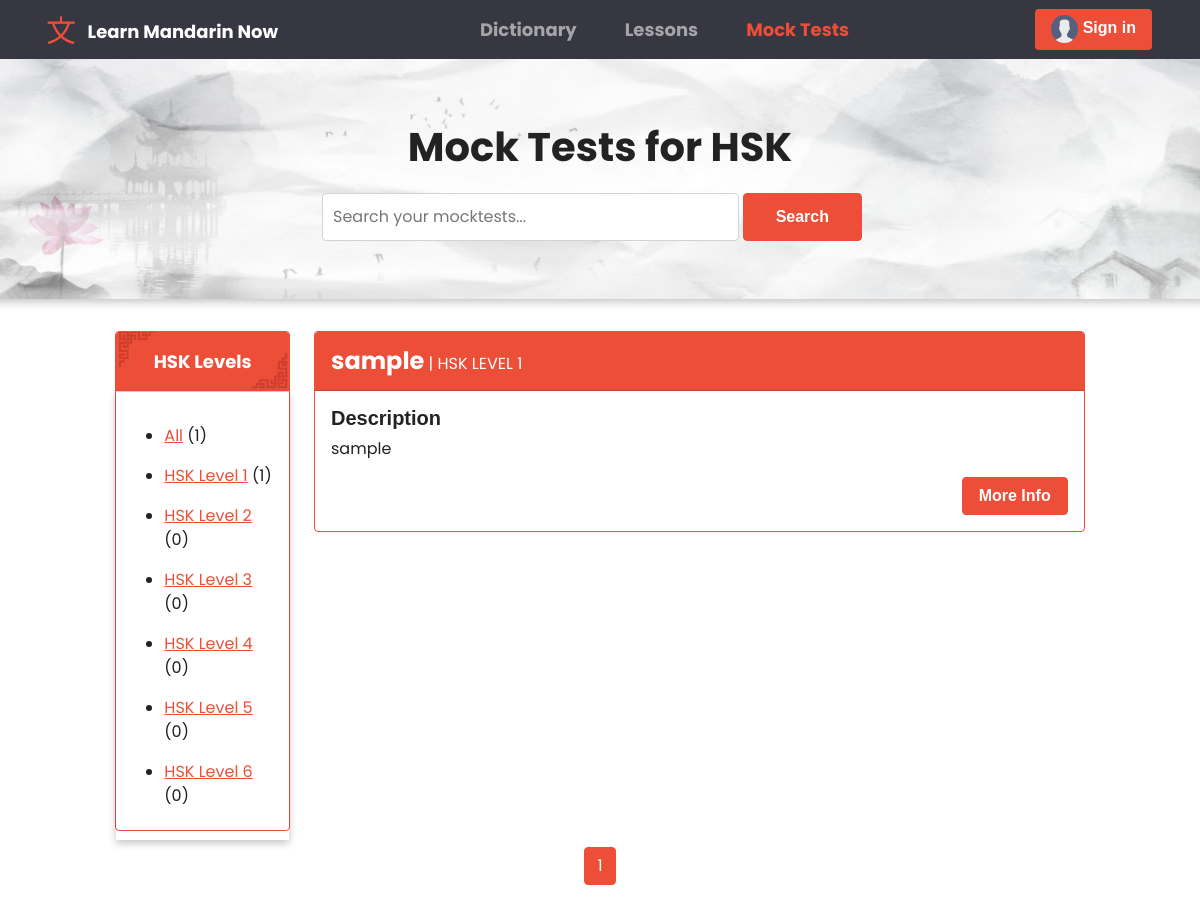
The app's page /mocktest/ with its own data.
### base/models.py (models this page shows, shortened)
class HskLevel(models.Model):
    level = models.CharField(max_length=200)
    def __str__(self):
        return self.level
    class Meta:
        ordering = ['level']

class MockTest(models.Model):
    hsklevel = models.ForeignKey(HskLevel, on_delete=models.SET_NULL, null=True, verbose_name = "HSK Level")
    title = models.CharField(max_length=120, null=True, blank=True)
    description = models.TextField(null=True, blank=True)
    questions = models.TextField(null=True, blank=True)
    updated = models.DateTimeField(auto_now=True)
    created = models.DateTimeField(auto_now_add=True)
    class Meta:
        ordering = ['-updated', '-created']

### base/views.py (the view)
# urls.py: path('mocktest/', views.MockTestPage, name = 'mocktest'),
def MockTestPage(request):
    search =  request.GET.get('search') if request.GET.get('search') != None else ''
    levels = HskLevel.objects.all()
    all_result = MockTest.objects.all()
    mocktest = MockTest.objects.filter(
        Q(title__icontains = search) |
        Q(description__icontains = search) |
        Q(hsklevel__level__icontains = search)
        )
    p = Paginator(mocktest, 6)
    page = request.GET.get('page')
    mocktests = p.get_page(page)
    context = {
        'mocktests' : mocktests,
        'all_result' : all_result,
        'hsklevels' : levels,
    }
    return render(request, 'mocktest.html', context)

### templates/mocktest.html (shortened to what this page needs)
{% extends "main.html" %} {% block content %} {% load static %}
<link rel="stylesheet" href="{% static 'css/dictionary.css' %}" />
<link rel="stylesheet" href="{% static 'css/table.css' %}" />
<div class="container-fluid px-3 py-3 forRemovingMargin">
  <div class="row  justify-content-center" id="dictionary_header">
    <div class="col col-lg-6">
      <p class="dictionary_text">Mock Tests for HSK</p>
      <form class="d-flex sm-1" action="" method="GET">
        <input
          class="form-control me-sm-1 input_searchD"
          type="search"
          placeholder="Search your mocktests..."
          name="search"
        />
        <button class="btn btn-primary my-2 my-sm-0 search_btn" type="submit">
          Search
        </button>
      </form>
    </div>
  </div>
<div class="row justify-content-center  px-3">
  <div class="col col-lg-2 col-md-4 d-lg-block d-sm-none d-md-block d-none">
    <div class="card border-primary" style="height: 500px">
      <div class="card-header" id="card_header">
        <strong style="font-size: large">HSK Levels</strong>
      </div>
      <div class="card-body for_shadow">
        <ul>
            <li class="my-3">
              <a href="{% url 'mocktest' %}">All</a>
              ({{all_result.count}})
            </li>
            {% for hsklevel in hsklevels %}
            <li class="my-3">
              <a href="{% url 'mocktest' %}?search={{hsklevel.level}}&page=1"
                >{{ hsklevel.level }}</a
              >
              ({{hsklevel.mocktest_set.all.count}})
            </li>
            {% endfor %}
          </ul>
      </div>
    </div>
  </div>
  <div class="col col-lg-8 col-md-8">
   {% for mocktest in mocktests %}
    <div class="card border-primary mb-3">
      <div class="card-header card_head_def" id="card_subhead">
        <strong style="font-size: x-large">{{mocktest.title}}</strong> |
        <span class="text-uppercase">{{ mocktest.hsklevel }}</span>
      </div>
      <div class="card-body">
        <h5 class="card-title">Description</h5>
        <p class="card-text">
          {{mocktest.description}}
        </p>
        <a
          href="{% url 'mocktest-details' mocktest.id %}"
          class="btn btn-primary"
          style="float: right; clear: after"
          >More Info</a
        >
      </div>
    </div>
    {% endfor %}
  </div>
</div>
<div class="row justify-content-center">
    <div class="col col-lg-6">
        <ul class="pagination justify-content-center">
          <div class="pagination px-3 py-3">
            {% for i in mocktests.paginator.page_range %}
            {% if mocktests.number == i %}
            <li class="page-item active"><a class="page-link" href="?page={{i}}">{{i}}</a></li>
            {% elif i > mocktests.number|add:'-3' and i < mocktests.number|add:'3' %}
            <li class="page-item"><a class="page-link" href="?page={{i}}">{{i}}</a></li>
            {% endif %}
            {% endfor %}
        </ul>
    </div>
  </div>
{% endblock content %}

### static/css/dictionary.css (style rules this page uses)
* { font-family: 'Poppins', sans-serif; }
html, body { max-width: 100%; overflow-x: hidden; }
.forRemovingMargin { padding-top: 0rem !important; padding-right: 0rem !important; padding-left: 0rem !important; }
#dictionary_header { height: 30vh; margin-bottom: 2rem; display: flex; align-items: center; justify-content: center; box-shadow: rgba(0, 0, 0, 0.24) 0px 3px 8px; background-image: url(../../static/images/dictionary_headerBg.png); background-position: bottom center; background-repeat: no-repeat; background-size: cover; border-radius: 5px; }
.dictionary_text { text-align: center; font-size: 5vh; font-family: 'Poppins', sans-serif; font-weight: bolder; }
.input_searchD { margin: 0 1rem; padding: .7rem 0; text-indent: 10px; }
.search_btn { padding: 0rem 2rem; margin-right: 2rem; }
#card_header { background-image: url(../../static/images/card_headerbg.png); background-position: bottom center; background-repeat: no-repeat; background-size: cover; color: #fff; padding: 1rem 0; text-align: center; }
.for_shadow { box-shadow: rgba(0, 0, 0, 0.24) 0px 3px 8px; }
.card_head_def { background-color: rgb(243, 242, 242); padding-top: .7rem; padding-bottom: .7rem; }
#card_subhead { background-color: #ED4E38; color: #fff; }

### templates/main.html (style rules this page uses)
* { box-sizing: border-box; }

### records on screen
HskLevel: level "HSK Level 1", mocktest_set.all.count "1"
HskLevel: level "HSK Level 2", mocktest_set.all.count "0"
HskLevel: level "HSK Level 3", mocktest_set.all.count "0"
HskLevel: level "HSK Level 4", mocktest_set.all.count "0"
HskLevel: level "HSK Level 5", mocktest_set.all.count "0"
HskLevel: level "HSK Level 6", mocktest_set.all.count "0"
MockTest: title "sample", hsklevel "HSK LEVEL 1", description "sample"

### other values on screen
{{ all_result.count }} "1"
{{ i }} "1"
